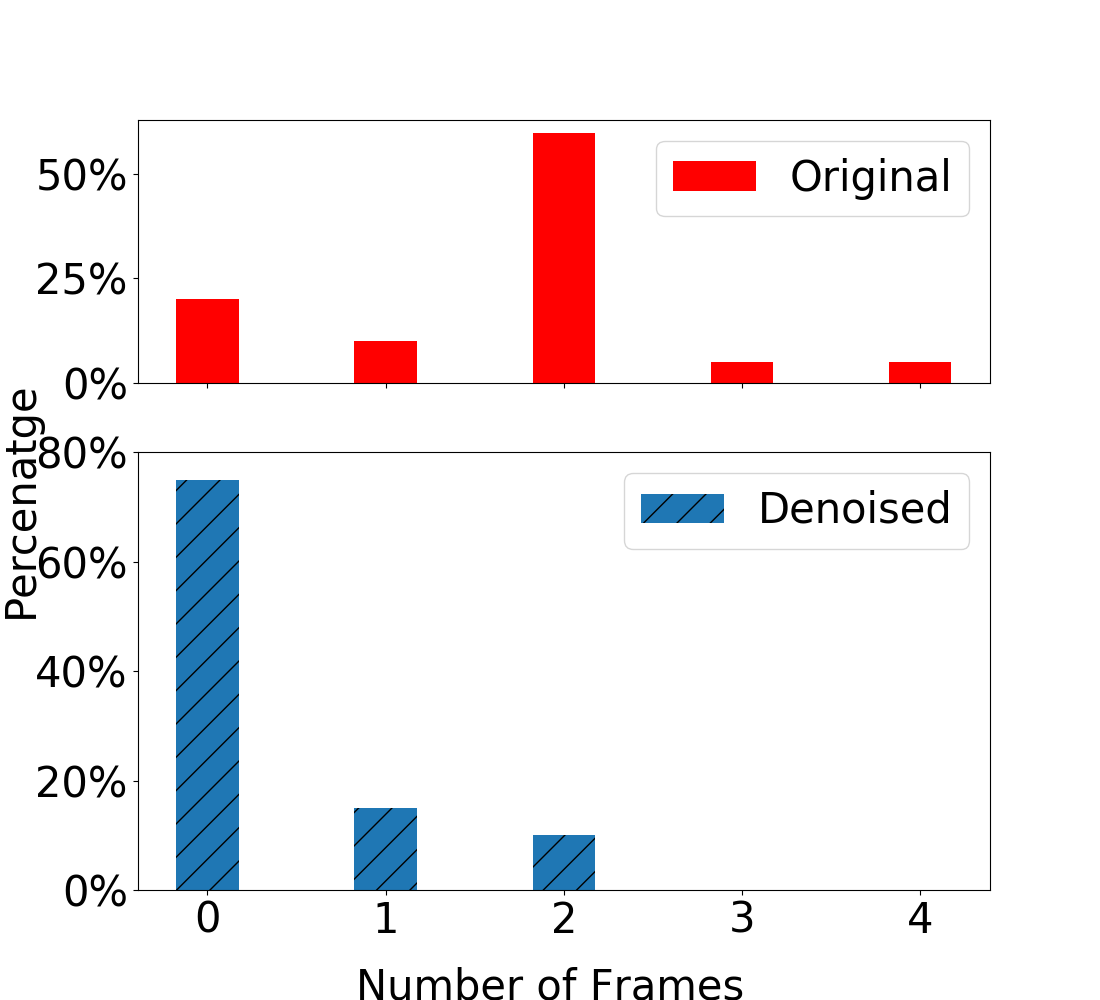

Source code (Python):
import matplotlib
import matplotlib.pyplot as plt
import numpy as np


labels = ['0', '1', '2', '3', '4']
Ori = [20, 10, 60, 5, 5]
den = [75, 15, 10,0, 0]

x = np.arange(len(labels))  # the label locations
width = 0.35  # the width of the bars
plt.rcParams.update({'font.size': 30})
fig, (ax, ax2) = plt.subplots(2, 1, sharex=True, figsize=(11, 10),
                              gridspec_kw={'height_ratios': [3, 5]})

rects1 = ax.bar(x , Ori, width,facecolor="red", label='Original')
rects2 = ax2.bar(x , den, width,hatch = '/', label='Denoised')

# Add some text for labels, title and custom x-axis tick labels, etc.
# ax.set_ylabel('Percenatge')
# ax.set_xlabel('Number of Frames')
ax.legend()
ax.legend()
ax2.legend()

# ax.set_ylim(0, 100)
# locs, labels = yticks()
# yticks(np.arange(0, 100, step=20))
vals = ax.get_yticks()
ax.set_yticklabels(['{:,.0%}'.format(x/100) for x in vals])

ax2.set_ylim(0, 80)
vals = ax2.get_yticks()
ax2.set_yticklabels(['{:,.0%}'.format(x/100) for x in vals])

fig.text(0.5, 0, 'Number of Frames', ha='center',fontsize=30)
fig.text(0, 0.5, 'Percenatge', va='center', rotation='vertical',fontsize=30)

plt.show()
plt.savefig('peaksplitnoise.png')
plt.savefig('peaksplitnoise.eps',format='eps')

